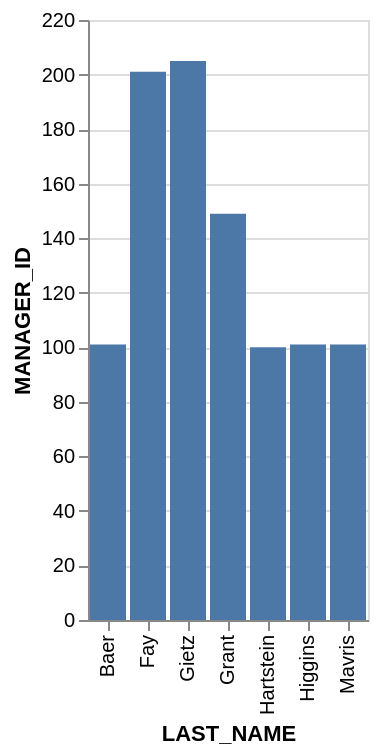

Vega-Lite specification for this chart:
### Vega-Lite specification from a JSON file in a GitHub repository (floating-point values rounded to 4 significant figures)
{"data": {"values": [{"x_data": "Baer", "y_data": 101}, {"x_data": "Fay", "y_data": 201}, {"x_data": "Gietz", "y_data": 205}, {"x_data": "Grant", "y_data": 149}, {"x_data": "Hartstein", "y_data": 100}, {"x_data": "Higgins", "y_data": 101}, {"x_data": "Mavris", "y_data": 101}]}, "mark": "bar", "encoding": {"x": {"field": "x_data", "type": "nominal", "title": "LAST_NAME", "sort": "ascending"}, "y": {"field": "y_data", "type": "quantitative", "title": "MANAGER_ID"}}}
